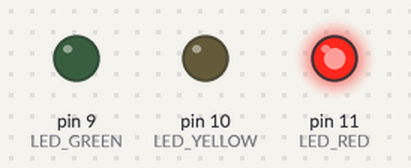
The sketch below on a simulated Arduino Uno, built with avr-gcc and run on an emulated ATmega328P. On the bench: output pins drawn as LEDs (lit = HIGH).

Above: at 0.5 s.
At 1.5 s:
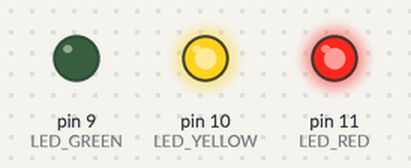
At 2.5 s:
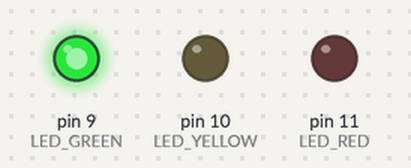
At 3.5 s:
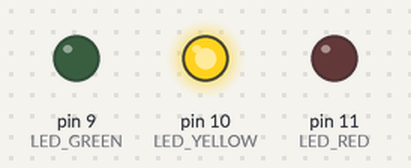
Timing chart, 0 to 5.2 s (numbered marks = the images above):
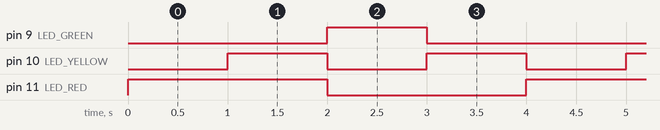

Measured:
- by itself, pin 9 (LED_GREEN): alternates HIGH for 1.0 s and LOW for 3.0 s
- by itself, pin 10 (LED_YELLOW): alternates HIGH for 1.0 s and LOW for 1.0 s
- by itself, pin 11 (LED_RED): alternates HIGH for 2.0 s and LOW for 2.0 s

The sketch:

hotwire_1.ino
```cpp
/**
 * The Hotwire game.
 *
 * Goal of the game is to guide a wand along a bend wire without touching it.
 *
 * This is the first part in the tutorial.
 *
 * Here we just turn the three connected LEDs on and off and simulate
 * traffic lights.
 */

const int LED_GREEN = 9;
const int LED_YELLOW = 10;
const int LED_RED = 11;

// helper function used to set the states of the three
// connected LEDs
void setLeds(int red, int yellow, int green) {
  digitalWrite(LED_RED, red);
  digitalWrite(LED_YELLOW, yellow);
  digitalWrite(LED_GREEN, green);
}

void setup() {
  // initialize the LED pins
  pinMode(LED_RED, OUTPUT);
  pinMode(LED_YELLOW, OUTPUT);
  pinMode(LED_GREEN, OUTPUT);
}

void loop() {
  // just simulate traffic lights
  setLeds(HIGH, LOW, LOW);
  delay(1000);
  setLeds(HIGH, HIGH, LOW);
  delay(1000);
  setLeds(LOW, LOW, HIGH);
  delay(1000);
  setLeds(LOW, HIGH, LOW);
  delay(1000);
}
```
